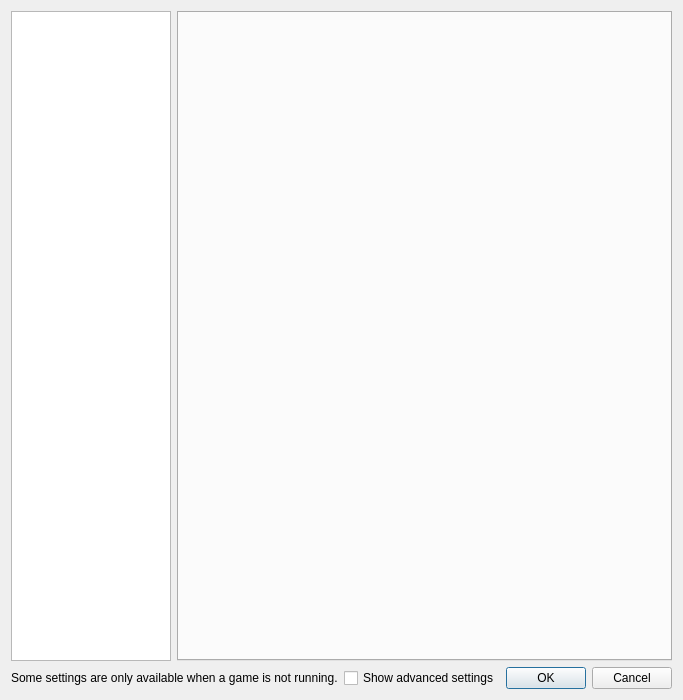
<?xml version="1.0" encoding="UTF-8"?>
<ui version="4.0">
 <class>ConfigureDialog</class>
 <widget class="QDialog" name="ConfigureDialog">
  <property name="geometry">
   <rect>
    <x>0</x>
    <y>0</y>
    <width>650</width>
    <height>700</height>
   </rect>
  </property>
  <property name="minimumSize">
   <size>
    <width>0</width>
    <height>480</height>
   </size>
  </property>
  <property name="windowTitle">
    <string>Nemyu Configuration</string>
  </property>
  <layout class="QVBoxLayout" name="verticalLayout">
   <item>
    <layout class="QHBoxLayout" name="horizontalLayout">
     <item>
      <widget class="QListWidget" name="selectorList">
       <property name="minimumSize">
        <size>
         <width>160</width>
         <height>0</height>
        </size>
       </property>
       <property name="maximumSize">
        <size>
         <width>160</width>
         <height>16777215</height>
        </size>
       </property>
       <property name="iconSize">
        <size>
         <width>16</width>
         <height>16</height>
        </size>
       </property>
      </widget>
     </item>
     <item>
      <widget class="QTabWidget" name="tabWidget">
       <property name="currentIndex">
        <number>-1</number>
       </property>
      </widget>
     </item>
    </layout>
   </item>
   <item>
    <layout class="QHBoxLayout" name="horizontalLayout_2">
     <property name="leftMargin">
      <number>0</number>
     </property>
     <property name="topMargin">
      <number>0</number>
     </property>
     <property name="rightMargin">
      <number>0</number>
     </property>
     <property name="bottomMargin">
      <number>0</number>
     </property>
     <item>
      <widget class="QLabel" name="label">
       <property name="text">
        <string>Some settings are only available when a game is not running.</string>
       </property>
      </widget>
     </item>
     <item>
      <widget class="QCheckBox" name="show_advanced_check">
       <property name="text">
        <string>Show advanced settings</string>
       </property>
      </widget>
     </item>
     <item>
      <widget class="QDialogButtonBox" name="buttonBox">
       <property name="standardButtons">
        <set>QDialogButtonBox::StandardButton::Cancel|QDialogButtonBox::StandardButton::Ok</set>
       </property>
      </widget>
     </item>
    </layout>
   </item>
  </layout>
 </widget>
 <resources/>
 <connections>
  <connection>
   <sender>buttonBox</sender>
   <signal>accepted()</signal>
   <receiver>ConfigureDialog</receiver>
   <slot>accept()</slot>
   <hints>
    <hint type="sourcelabel">
     <x>20</x>
     <y>20</y>
    </hint>
    <hint type="destinationlabel">
     <x>20</x>
     <y>20</y>
    </hint>
   </hints>
  </connection>
  <connection>
   <sender>buttonBox</sender>
   <signal>rejected()</signal>
   <receiver>ConfigureDialog</receiver>
   <slot>reject()</slot>
   <hints>
    <hint type="sourcelabel">
     <x>20</x>
     <y>20</y>
    </hint>
    <hint type="destinationlabel">
     <x>20</x>
     <y>20</y>
    </hint>
   </hints>
  </connection>
 </connections>
</ui>
